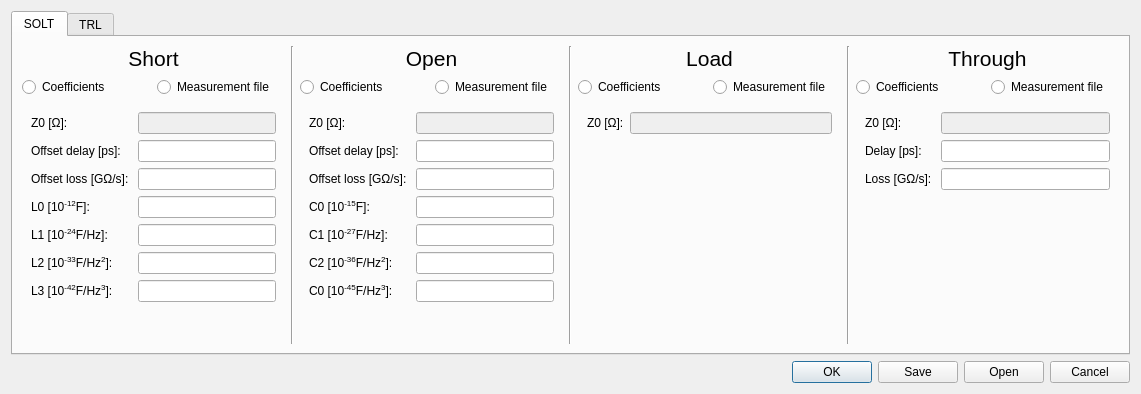
<?xml version="1.0" encoding="UTF-8"?>
<ui version="4.0">
 <class>CalkitDialog</class>
 <widget class="QDialog" name="CalkitDialog">
  <property name="windowModality">
   <enum>Qt::ApplicationModal</enum>
  </property>
  <property name="geometry">
   <rect>
    <x>0</x>
    <y>0</y>
    <width>1141</width>
    <height>394</height>
   </rect>
  </property>
  <property name="sizePolicy">
   <sizepolicy hsizetype="Preferred" vsizetype="Preferred">
    <horstretch>0</horstretch>
    <verstretch>0</verstretch>
   </sizepolicy>
  </property>
  <property name="windowTitle">
   <string>Calibration Kit Coefficients</string>
  </property>
  <property name="autoFillBackground">
   <bool>false</bool>
  </property>
  <property name="sizeGripEnabled">
   <bool>false</bool>
  </property>
  <layout class="QVBoxLayout" name="verticalLayout_9">
   <item>
    <widget class="QTabWidget" name="tabWidget">
     <property name="currentIndex">
      <number>0</number>
     </property>
     <widget class="QWidget" name="tab">
      <attribute name="title">
       <string>SOLT</string>
      </attribute>
      <layout class="QHBoxLayout" name="horizontalLayout_3">
       <item>
        <layout class="QVBoxLayout" name="verticalLayout_2">
         <item>
          <widget class="QLabel" name="label_8">
           <property name="font">
            <font>
             <pointsize>16</pointsize>
            </font>
           </property>
           <property name="text">
            <string>Short</string>
           </property>
           <property name="alignment">
            <set>Qt::AlignCenter</set>
           </property>
          </widget>
         </item>
         <item>
          <layout class="QHBoxLayout" name="horizontalLayout_5">
           <item>
            <widget class="QRadioButton" name="short_coefficients">
             <property name="text">
              <string>Coefficients</string>
             </property>
             <attribute name="buttonGroup">
              <string notr="true">ShortType</string>
             </attribute>
            </widget>
           </item>
           <item>
            <widget class="QRadioButton" name="short_measurement">
             <property name="text">
              <string>Measurement file</string>
             </property>
             <attribute name="buttonGroup">
              <string notr="true">ShortType</string>
             </attribute>
            </widget>
           </item>
          </layout>
         </item>
         <item>
          <widget class="QStackedWidget" name="short_stack">
           <property name="currentIndex">
            <number>0</number>
           </property>
           <widget class="QWidget" name="page_3">
            <layout class="QHBoxLayout" name="horizontalLayout_6">
             <item>
              <layout class="QFormLayout" name="formLayout_2">
               <item row="1" column="0">
                <widget class="QLabel" name="label_9">
                 <property name="text">
                  <string>Offset delay [ps]:</string>
                 </property>
                </widget>
               </item>
               <item row="1" column="1">
                <widget class="QLineEdit" name="short_delay"/>
               </item>
               <item row="2" column="0">
                <widget class="QLabel" name="label_10">
                 <property name="text">
                  <string>Offset loss [GΩ/s]: </string>
                 </property>
                </widget>
               </item>
               <item row="2" column="1">
                <widget class="QLineEdit" name="short_loss"/>
               </item>
               <item row="3" column="0">
                <widget class="QLabel" name="label_11">
                 <property name="text">
                  <string>&lt;html&gt;&lt;head/&gt;&lt;body&gt;&lt;p&gt;L0 [10&lt;span style=&quot; vertical-align:super;&quot;&gt;-12&lt;/span&gt;F]:&lt;/p&gt;&lt;/body&gt;&lt;/html&gt;</string>
                 </property>
                </widget>
               </item>
               <item row="3" column="1">
                <widget class="QLineEdit" name="short_L0"/>
               </item>
               <item row="4" column="0">
                <widget class="QLabel" name="label_12">
                 <property name="text">
                  <string>&lt;html&gt;&lt;head/&gt;&lt;body&gt;&lt;p&gt;L1 [10&lt;span style=&quot; vertical-align:super;&quot;&gt;-24&lt;/span&gt;F/Hz]:&lt;/p&gt;&lt;/body&gt;&lt;/html&gt;</string>
                 </property>
                </widget>
               </item>
               <item row="4" column="1">
                <widget class="QLineEdit" name="short_L1"/>
               </item>
               <item row="5" column="0">
                <widget class="QLabel" name="label_13">
                 <property name="text">
                  <string>&lt;html&gt;&lt;head/&gt;&lt;body&gt;&lt;p&gt;L2 [10&lt;span style=&quot; vertical-align:super;&quot;&gt;-33&lt;/span&gt;F/Hz&lt;span style=&quot; vertical-align:super;&quot;&gt;2&lt;/span&gt;]:&lt;/p&gt;&lt;/body&gt;&lt;/html&gt;</string>
                 </property>
                </widget>
               </item>
               <item row="5" column="1">
                <widget class="QLineEdit" name="short_L2"/>
               </item>
               <item row="6" column="0">
                <widget class="QLabel" name="label_14">
                 <property name="text">
                  <string>&lt;html&gt;&lt;head/&gt;&lt;body&gt;&lt;p&gt;L3 [10&lt;span style=&quot; vertical-align:super;&quot;&gt;-42&lt;/span&gt;F/Hz&lt;span style=&quot; vertical-align:super;&quot;&gt;3&lt;/span&gt;]:&lt;/p&gt;&lt;/body&gt;&lt;/html&gt;</string>
                 </property>
                </widget>
               </item>
               <item row="6" column="1">
                <widget class="QLineEdit" name="short_L3"/>
               </item>
               <item row="0" column="1">
                <widget class="QLineEdit" name="short_Z0">
                 <property name="enabled">
                  <bool>false</bool>
                 </property>
                </widget>
               </item>
               <item row="0" column="0">
                <widget class="QLabel" name="label_16">
                 <property name="text">
                  <string>Z0 [Ω]:</string>
                 </property>
                </widget>
               </item>
              </layout>
             </item>
            </layout>
           </widget>
           <widget class="QWidget" name="page_4">
            <layout class="QVBoxLayout" name="verticalLayout_5" stretch="0">
             <item>
              <widget class="TouchstoneImport" name="short_touchstone" native="true"/>
             </item>
            </layout>
           </widget>
          </widget>
         </item>
        </layout>
       </item>
       <item>
        <widget class="Line" name="line">
         <property name="orientation">
          <enum>Qt::Vertical</enum>
         </property>
        </widget>
       </item>
       <item>
        <layout class="QVBoxLayout" name="verticalLayout">
         <item>
          <widget class="QLabel" name="label_7">
           <property name="font">
            <font>
             <pointsize>16</pointsize>
            </font>
           </property>
           <property name="text">
            <string>Open</string>
           </property>
           <property name="alignment">
            <set>Qt::AlignCenter</set>
           </property>
          </widget>
         </item>
         <item>
          <layout class="QHBoxLayout" name="horizontalLayout">
           <item>
            <widget class="QRadioButton" name="open_coefficients">
             <property name="text">
              <string>Coefficients</string>
             </property>
             <attribute name="buttonGroup">
              <string notr="true">OpenType</string>
             </attribute>
            </widget>
           </item>
           <item>
            <widget class="QRadioButton" name="open_measurement">
             <property name="text">
              <string>Measurement file</string>
             </property>
             <attribute name="buttonGroup">
              <string notr="true">OpenType</string>
             </attribute>
            </widget>
           </item>
          </layout>
         </item>
         <item>
          <widget class="QStackedWidget" name="open_stack">
           <property name="currentIndex">
            <number>0</number>
           </property>
           <widget class="QWidget" name="page">
            <layout class="QHBoxLayout" name="horizontalLayout_2">
             <item>
              <layout class="QFormLayout" name="formLayout">
               <item row="1" column="0">
                <widget class="QLabel" name="label">
                 <property name="text">
                  <string>Offset delay [ps]:</string>
                 </property>
                </widget>
               </item>
               <item row="1" column="1">
                <widget class="QLineEdit" name="open_delay"/>
               </item>
               <item row="2" column="0">
                <widget class="QLabel" name="label_2">
                 <property name="text">
                  <string>Offset loss [GΩ/s]: </string>
                 </property>
                </widget>
               </item>
               <item row="2" column="1">
                <widget class="QLineEdit" name="open_loss"/>
               </item>
               <item row="3" column="0">
                <widget class="QLabel" name="label_3">
                 <property name="text">
                  <string>C0 [10&lt;sup&gt;-15&lt;/sup&gt;F]:</string>
                 </property>
                </widget>
               </item>
               <item row="3" column="1">
                <widget class="QLineEdit" name="open_C0"/>
               </item>
               <item row="4" column="0">
                <widget class="QLabel" name="label_4">
                 <property name="text">
                  <string>C1 [10&lt;sup&gt;-27&lt;/sup&gt;F/Hz]:</string>
                 </property>
                </widget>
               </item>
               <item row="4" column="1">
                <widget class="QLineEdit" name="open_C1"/>
               </item>
               <item row="5" column="0">
                <widget class="QLabel" name="label_5">
                 <property name="text">
                  <string>C2 [10&lt;sup&gt;-36&lt;/sup&gt;F/Hz&lt;sup&gt;2&lt;/sup&gt;]:</string>
                 </property>
                </widget>
               </item>
               <item row="5" column="1">
                <widget class="QLineEdit" name="open_C2"/>
               </item>
               <item row="6" column="0">
                <widget class="QLabel" name="label_6">
                 <property name="text">
                  <string>C0 [10&lt;sup&gt;-45&lt;/sup&gt;F/Hz&lt;sup&gt;3&lt;/sup&gt;]:</string>
                 </property>
                </widget>
               </item>
               <item row="6" column="1">
                <widget class="QLineEdit" name="open_C3"/>
               </item>
               <item row="0" column="1">
                <widget class="QLineEdit" name="open_Z0">
                 <property name="enabled">
                  <bool>false</bool>
                 </property>
                </widget>
               </item>
               <item row="0" column="0">
                <widget class="QLabel" name="label_15">
                 <property name="text">
                  <string>Z0 [Ω]:</string>
                 </property>
                </widget>
               </item>
              </layout>
             </item>
            </layout>
           </widget>
           <widget class="QWidget" name="page_2">
            <layout class="QVBoxLayout" name="verticalLayout_4" stretch="0">
             <item>
              <widget class="TouchstoneImport" name="open_touchstone" native="true"/>
             </item>
            </layout>
           </widget>
          </widget>
         </item>
        </layout>
       </item>
       <item>
        <widget class="Line" name="line_2">
         <property name="orientation">
          <enum>Qt::Vertical</enum>
         </property>
        </widget>
       </item>
       <item>
        <layout class="QVBoxLayout" name="verticalLayout_3">
         <item>
          <widget class="QLabel" name="label_19">
           <property name="font">
            <font>
             <pointsize>16</pointsize>
            </font>
           </property>
           <property name="text">
            <string>Load</string>
           </property>
           <property name="alignment">
            <set>Qt::AlignCenter</set>
           </property>
          </widget>
         </item>
         <item>
          <layout class="QHBoxLayout" name="horizontalLayout_9">
           <item>
            <widget class="QRadioButton" name="load_coefficients">
             <property name="text">
              <string>Coefficients</string>
             </property>
             <attribute name="buttonGroup">
              <string notr="true">LoadType</string>
             </attribute>
            </widget>
           </item>
           <item>
            <widget class="QRadioButton" name="load_measurement">
             <property name="text">
              <string>Measurement file</string>
             </property>
             <attribute name="buttonGroup">
              <string notr="true">LoadType</string>
             </attribute>
            </widget>
           </item>
          </layout>
         </item>
         <item>
          <widget class="QStackedWidget" name="load_stack">
           <property name="currentIndex">
            <number>0</number>
           </property>
           <widget class="QWidget" name="page_5">
            <layout class="QHBoxLayout" name="horizontalLayout_10">
             <item>
              <layout class="QFormLayout" name="formLayout_3">
               <item row="0" column="0">
                <widget class="QLabel" name="label_30">
                 <property name="text">
                  <string>Z0 [Ω]:</string>
                 </property>
                </widget>
               </item>
               <item row="0" column="1">
                <widget class="QLineEdit" name="load_Z0">
                 <property name="enabled">
                  <bool>false</bool>
                 </property>
                </widget>
               </item>
              </layout>
             </item>
            </layout>
           </widget>
           <widget class="QWidget" name="page_6">
            <layout class="QVBoxLayout" name="verticalLayout_6" stretch="0">
             <item>
              <widget class="TouchstoneImport" name="load_touchstone" native="true"/>
             </item>
            </layout>
           </widget>
          </widget>
         </item>
        </layout>
       </item>
       <item>
        <widget class="Line" name="line_3">
         <property name="orientation">
          <enum>Qt::Vertical</enum>
         </property>
        </widget>
       </item>
       <item>
        <layout class="QVBoxLayout" name="verticalLayout_7">
         <item>
          <widget class="QLabel" name="label_20">
           <property name="font">
            <font>
             <pointsize>16</pointsize>
            </font>
           </property>
           <property name="text">
            <string>Through</string>
           </property>
           <property name="alignment">
            <set>Qt::AlignCenter</set>
           </property>
          </widget>
         </item>
         <item>
          <layout class="QHBoxLayout" name="horizontalLayout_13">
           <item>
            <widget class="QRadioButton" name="through_coefficients">
             <property name="text">
              <string>Coefficients</string>
             </property>
             <attribute name="buttonGroup">
              <string notr="true">ThroughType</string>
             </attribute>
            </widget>
           </item>
           <item>
            <widget class="QRadioButton" name="through_measurement">
             <property name="text">
              <string>Measurement file</string>
             </property>
             <attribute name="buttonGroup">
              <string notr="true">ThroughType</string>
             </attribute>
            </widget>
           </item>
          </layout>
         </item>
         <item>
          <widget class="QStackedWidget" name="through_stack">
           <property name="currentIndex">
            <number>0</number>
           </property>
           <widget class="QWidget" name="page_7">
            <layout class="QHBoxLayout" name="horizontalLayout_14">
             <item>
              <layout class="QFormLayout" name="formLayout_4">
               <item row="0" column="0">
                <widget class="QLabel" name="label_35">
                 <property name="text">
                  <string>Z0 [Ω]:</string>
                 </property>
                </widget>
               </item>
               <item row="0" column="1">
                <widget class="QLineEdit" name="through_Z0">
                 <property name="enabled">
                  <bool>false</bool>
                 </property>
                </widget>
               </item>
               <item row="1" column="0">
                <widget class="QLabel" name="label_21">
                 <property name="text">
                  <string>Delay [ps]:</string>
                 </property>
                </widget>
               </item>
               <item row="1" column="1">
                <widget class="QLineEdit" name="through_delay"/>
               </item>
               <item row="2" column="0">
                <widget class="QLabel" name="label_22">
                 <property name="text">
                  <string>Loss [GΩ/s]: </string>
                 </property>
                </widget>
               </item>
               <item row="2" column="1">
                <widget class="QLineEdit" name="through_loss"/>
               </item>
              </layout>
             </item>
            </layout>
           </widget>
           <widget class="QWidget" name="page_8">
            <layout class="QVBoxLayout" name="verticalLayout_8" stretch="0">
             <item>
              <widget class="TouchstoneImport" name="through_touchstone" native="true"/>
             </item>
            </layout>
           </widget>
          </widget>
         </item>
        </layout>
       </item>
      </layout>
     </widget>
     <widget class="QWidget" name="tab_2">
      <attribute name="title">
       <string>TRL</string>
      </attribute>
      <layout class="QHBoxLayout" name="horizontalLayout_4" stretch="1,0,1,0,1,0">
       <item>
        <layout class="QVBoxLayout" name="verticalLayout_11">
         <item>
          <widget class="QLabel" name="label_23">
           <property name="sizePolicy">
            <sizepolicy hsizetype="Preferred" vsizetype="Preferred">
             <horstretch>0</horstretch>
             <verstretch>0</verstretch>
            </sizepolicy>
           </property>
           <property name="font">
            <font>
             <pointsize>16</pointsize>
            </font>
           </property>
           <property name="text">
            <string>Through</string>
           </property>
           <property name="alignment">
            <set>Qt::AlignCenter</set>
           </property>
          </widget>
         </item>
         <item>
          <layout class="QFormLayout" name="formLayout_5">
           <item row="0" column="0">
            <widget class="QLabel" name="label_36">
             <property name="text">
              <string>Z0 [Ω]:</string>
             </property>
            </widget>
           </item>
           <item row="0" column="1">
            <widget class="QLineEdit" name="TRL_through_Z0">
             <property name="enabled">
              <bool>false</bool>
             </property>
            </widget>
           </item>
          </layout>
         </item>
         <item>
          <spacer name="verticalSpacer_2">
           <property name="orientation">
            <enum>Qt::Vertical</enum>
           </property>
           <property name="sizeHint" stdset="0">
            <size>
             <width>20</width>
             <height>40</height>
            </size>
           </property>
          </spacer>
         </item>
        </layout>
       </item>
       <item>
        <widget class="Line" name="line_4">
         <property name="orientation">
          <enum>Qt::Vertical</enum>
         </property>
        </widget>
       </item>
       <item>
        <layout class="QVBoxLayout" name="verticalLayout_10">
         <item>
          <widget class="QLabel" name="label_24">
           <property name="font">
            <font>
             <pointsize>16</pointsize>
            </font>
           </property>
           <property name="text">
            <string>Reflection</string>
           </property>
           <property name="alignment">
            <set>Qt::AlignCenter</set>
           </property>
          </widget>
         </item>
         <item>
          <widget class="QRadioButton" name="TRL_R_short">
           <property name="text">
            <string>Short</string>
           </property>
           <attribute name="buttonGroup">
            <string notr="true">TRL_Rtype</string>
           </attribute>
          </widget>
         </item>
         <item>
          <widget class="QRadioButton" name="TRL_R_open">
           <property name="text">
            <string>Open</string>
           </property>
           <attribute name="buttonGroup">
            <string notr="true">TRL_Rtype</string>
           </attribute>
          </widget>
         </item>
         <item>
          <spacer name="verticalSpacer">
           <property name="orientation">
            <enum>Qt::Vertical</enum>
           </property>
           <property name="sizeHint" stdset="0">
            <size>
             <width>20</width>
             <height>40</height>
            </size>
           </property>
          </spacer>
         </item>
        </layout>
       </item>
       <item>
        <widget class="Line" name="line_5">
         <property name="orientation">
          <enum>Qt::Vertical</enum>
         </property>
        </widget>
       </item>
       <item>
        <layout class="QVBoxLayout" name="verticalLayout_12">
         <item>
          <widget class="QLabel" name="label_25">
           <property name="sizePolicy">
            <sizepolicy hsizetype="Expanding" vsizetype="Preferred">
             <horstretch>0</horstretch>
             <verstretch>0</verstretch>
            </sizepolicy>
           </property>
           <property name="font">
            <font>
             <pointsize>16</pointsize>
            </font>
           </property>
           <property name="text">
            <string>Line</string>
           </property>
           <property name="alignment">
            <set>Qt::AlignCenter</set>
           </property>
          </widget>
         </item>
         <item>
          <layout class="QFormLayout" name="formLayout_6">
           <item row="0" column="0">
            <widget class="QLabel" name="label_37">
             <property name="text">
              <string>Delay [ps]:</string>
             </property>
            </widget>
           </item>
           <item row="0" column="1">
            <widget class="QLineEdit" name="TRL_line_delay">
             <property name="enabled">
              <bool>true</bool>
             </property>
             <property name="text">
              <string/>
             </property>
            </widget>
           </item>
           <item row="1" column="0">
            <widget class="QLabel" name="label_38">
             <property name="text">
              <string>Min. frequency:</string>
             </property>
            </widget>
           </item>
           <item row="1" column="1">
            <widget class="SIUnitEdit" name="TRL_line_min">
             <property name="enabled">
              <bool>true</bool>
             </property>
             <property name="text">
              <string/>
             </property>
            </widget>
           </item>
           <item row="2" column="0">
            <widget class="QLabel" name="label_39">
             <property name="text">
              <string>Max. frequency:</string>
             </property>
            </widget>
           </item>
           <item row="2" column="1">
            <widget class="SIUnitEdit" name="TRL_line_max">
             <property name="enabled">
              <bool>true</bool>
             </property>
             <property name="text">
              <string/>
             </property>
            </widget>
           </item>
          </layout>
         </item>
         <item>
          <widget class="QLabel" name="TRL_line_warning">
           <property name="palette">
            <palette>
             <active>
              <colorrole role="WindowText">
               <brush brushstyle="SolidPattern">
                <color alpha="255">
                 <red>239</red>
                 <green>41</green>
                 <blue>41</blue>
                </color>
               </brush>
              </colorrole>
             </active>
             <inactive>
              <colorrole role="WindowText">
               <brush brushstyle="SolidPattern">
                <color alpha="255">
                 <red>239</red>
                 <green>41</green>
                 <blue>41</blue>
                </color>
               </brush>
              </colorrole>
             </inactive>
             <disabled>
              <colorrole role="WindowText">
               <brush brushstyle="SolidPattern">
                <color alpha="255">
                 <red>190</red>
                 <green>190</green>
                 <blue>190</blue>
                </color>
               </brush>
              </colorrole>
             </disabled>
            </palette>
           </property>
           <property name="text">
            <string/>
           </property>
          </widget>
         </item>
         <item>
          <spacer name="verticalSpacer_3">
           <property name="orientation">
            <enum>Qt::Vertical</enum>
           </property>
           <property name="sizeHint" stdset="0">
            <size>
             <width>20</width>
             <height>40</height>
            </size>
           </property>
          </spacer>
         </item>
        </layout>
       </item>
       <item>
        <spacer name="horizontalSpacer">
         <property name="orientation">
          <enum>Qt::Horizontal</enum>
         </property>
         <property name="sizeHint" stdset="0">
          <size>
           <width>40</width>
           <height>20</height>
          </size>
         </property>
        </spacer>
       </item>
      </layout>
     </widget>
    </widget>
   </item>
   <item>
    <widget class="QDialogButtonBox" name="buttonBox">
     <property name="orientation">
      <enum>Qt::Horizontal</enum>
     </property>
     <property name="standardButtons">
      <set>QDialogButtonBox::Cancel|QDialogButtonBox::Ok|QDialogButtonBox::Open|QDialogButtonBox::Save</set>
     </property>
     <property name="centerButtons">
      <bool>false</bool>
     </property>
    </widget>
   </item>
  </layout>
 </widget>
 <customwidgets>
  <customwidget>
   <class>TouchstoneImport</class>
   <extends>QWidget</extends>
   <header>CustomWidgets/touchstoneimport.h</header>
   <container>1</container>
  </customwidget>
  <customwidget>
   <class>SIUnitEdit</class>
   <extends>QLineEdit</extends>
   <header>CustomWidgets/siunitedit.h</header>
  </customwidget>
 </customwidgets>
 <tabstops>
  <tabstop>open_Z0</tabstop>
  <tabstop>open_delay</tabstop>
  <tabstop>open_loss</tabstop>
  <tabstop>open_C0</tabstop>
  <tabstop>open_C1</tabstop>
  <tabstop>open_C2</tabstop>
 </tabstops>
 <resources/>
 <connections>
  <connection>
   <sender>OpenType</sender>
   <signal>buttonClicked(int)</signal>
   <receiver>open_stack</receiver>
   <slot>setCurrentIndex(int)</slot>
   <hints>
    <hint type="sourcelabel">
     <x>-1</x>
     <y>-1</y>
    </hint>
    <hint type="destinationlabel">
     <x>141</x>
     <y>187</y>
    </hint>
   </hints>
  </connection>
  <connection>
   <sender>ShortType</sender>
   <signal>buttonClicked(int)</signal>
   <receiver>short_stack</receiver>
   <slot>setCurrentIndex(int)</slot>
   <hints>
    <hint type="sourcelabel">
     <x>-1</x>
     <y>-1</y>
    </hint>
    <hint type="destinationlabel">
     <x>420</x>
     <y>187</y>
    </hint>
   </hints>
  </connection>
  <connection>
   <sender>LoadType</sender>
   <signal>buttonClicked(int)</signal>
   <receiver>load_stack</receiver>
   <slot>setCurrentIndex(int)</slot>
   <hints>
    <hint type="sourcelabel">
     <x>-1</x>
     <y>-1</y>
    </hint>
    <hint type="destinationlabel">
     <x>699</x>
     <y>187</y>
    </hint>
   </hints>
  </connection>
  <connection>
   <sender>ThroughType</sender>
   <signal>buttonClicked(int)</signal>
   <receiver>through_stack</receiver>
   <slot>setCurrentIndex(int)</slot>
   <hints>
    <hint type="sourcelabel">
     <x>-1</x>
     <y>-1</y>
    </hint>
    <hint type="destinationlabel">
     <x>978</x>
     <y>187</y>
    </hint>
   </hints>
  </connection>
 </connections>
 <buttongroups>
  <buttongroup name="ShortType"/>
  <buttongroup name="LoadType"/>
  <buttongroup name="TRL_Rtype"/>
  <buttongroup name="OpenType"/>
  <buttongroup name="ThroughType"/>
 </buttongroups>
</ui>
